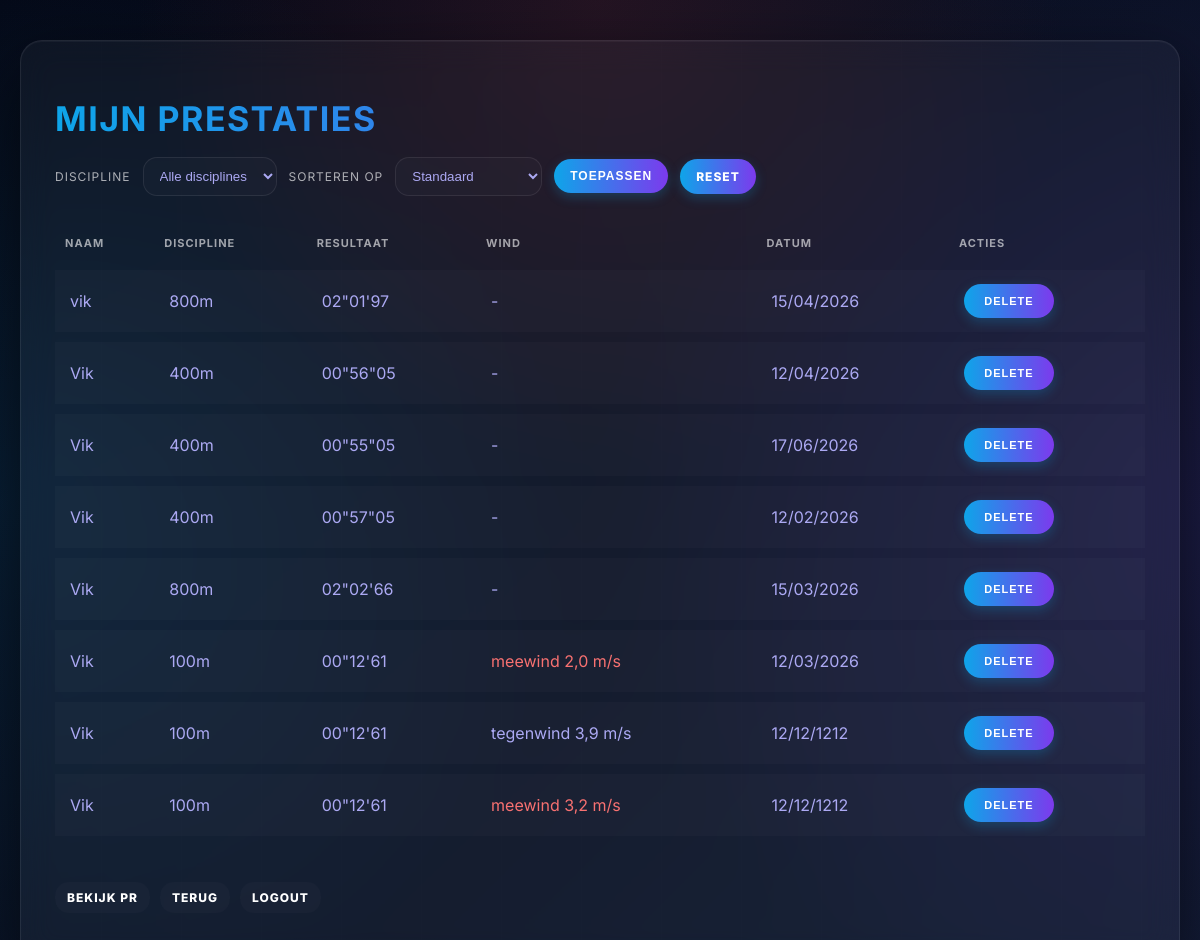
The app's page /performances (signed in), older data.
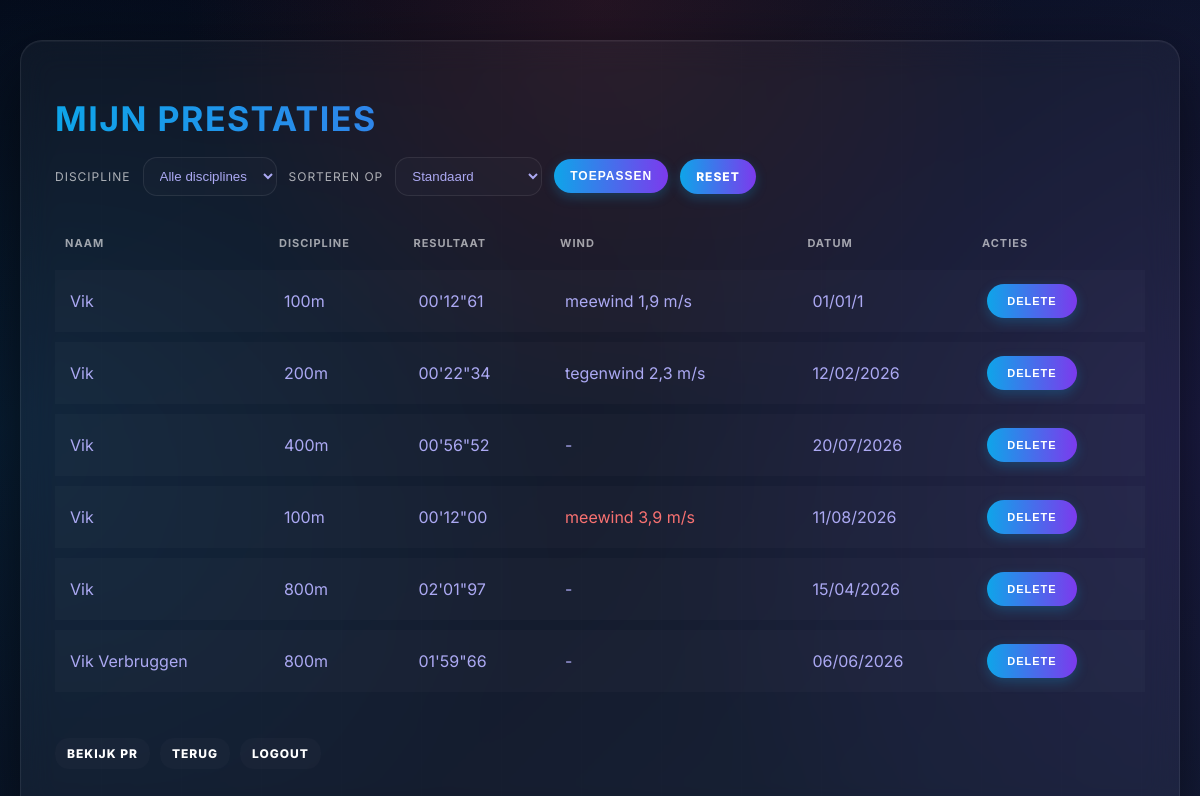
The same page, newer data.
### tables this page shows
CREATE TABLE performances (
    id INTEGER PRIMARY KEY AUTOINCREMENT,
    user_id INTEGER,
    name TEXT,
    discipline TEXT,
    result REAL,
    date TEXT
, wind_speed REAL, wind_direction TEXT);

### app.py (the view)
@app.route("/performances")
def performances():
    if session.get("admin"):
        query = "SELECT * FROM performances"
        params = []
    else:
        if "user_id" not in session:
            return redirect("/login")
        query = "SELECT * FROM performances WHERE user_id = ?"
        params = [session["user_id"]]
    discipline = request.args.get("discipline")
    sort = request.args.get("sort")
    if discipline and discipline in DISCIPLINES:
        query += " AND discipline = ?" if "WHERE" in query else " WHERE discipline = ?"
        params.append(discipline)
    if sort in ["fastest", "slowest"]:
        rows = db.execute(query, *params)
        rows = sorted(rows,
                      key=lambda r: parse_result_seconds(r.get("result")),
                      reverse=(sort == "slowest"))
    else:
        rows = db.execute(query, *params)
    rows = annotate_wind(rows)
    return render_template(
        "performances.html",
        performances=rows,
        disciplines=DISCIPLINES
    )

### app.py (called while the page is built)
@app.template_filter('format_date')
def format_date(value):
    if not value:
        return ""
    if isinstance(value, datetime):
        return value.strftime("%d/%m/%Y")
    text = str(value).strip()
    for fmt in ("%Y-%m-%d", "%d/%m/%Y", "%Y/%m/%d", "%d-%m-%Y"):
        try:
            parsed = datetime.strptime(text, fmt)
            return parsed.strftime("%d/%m/%Y")
        except ValueError:
            continue
    return text

def annotate_wind(rows):
    for row in rows:
        row["invalid_wind"] = False
        wind_speed = row.get("wind_speed")
        wind_direction = row.get("wind_direction")
        if wind_speed is None or wind_speed == "":
            continue
        try:
            wind_speed = float(
                str(wind_speed).replace(",", ".")
            )
            direction = str(
                wind_direction
            ).strip().lower()
            if direction == "meewind" and wind_speed >= 2.0:
                row["invalid_wind"] = True
        except ValueError:
            pass
    return rows

### templates/performances.html (shortened to what this page needs)
<!doctype html>
<html lang="nl">
<head>
    <link rel="stylesheet" href="{{ url_for('static', filename='style.css') }}">
</head>
<body>
<div class="container">
<h1>Mijn prestaties</h1>
<form method="get" action="/performances" class="filter-form">
    <label for="discipline">
        Discipline
    </label>
    <select id="discipline" name="discipline">
        <option value="">
            Alle disciplines
        </option>
    </select>
    <label for="sort">
        Sorteren op
    </label>
    <select id="sort" name="sort">
        <option value="" {% if not selected_sort %}selected{% endif %}>
            Standaard
        </option>
    </select>
    <button type="submit">
        Toepassen
    </button>
    <a href="/performances" class="btn-reset">
        Reset
    </a>
</form>
<table class="results">
    <thead>
        <tr>
            <th>Naam</th>
            <th>Discipline</th>
            <th>Resultaat</th>
            <th>Wind</th>
            <th>Datum</th>
            <th>Acties</th>
        </tr>
    </thead>
    <tbody>
        {% for p in performances %}
        <tr>
            <td>{{ p.name }}</td>
            <td>{{ p.discipline }}</td>
            <td>{{ p.result }}</td>
            <td>
                {% if p.wind_speed %}
                    {% if p.invalid_wind %}
                        <span style="color:#f87171">
                            {{ p.wind_direction }}
                            {{ p.wind_speed }} m/s
                        </span>
                    {% else %}
                        {{ p.wind_direction }}
                        {{ p.wind_speed }} m/s
                    {% endif %}
                {% else %}
                    -
                {% endif %}
            </td>
            <td>{{ p.date | format_date }}</td>
            <td class="action-cell">
                <form action="/delete" method="post" style="margin:0;">
                    <button type="submit" class="btn-action btn-delete">
                        Delete
                    </button>
                </form>
            </td>
        </tr>
        {% endfor %}
    </tbody>
</table>
<br>
<ul class="main-menu" style="list-style: none; padding: 0; display: flex; gap: 10px;">
    <li><a href="/pr">Bekijk PR</a></li>
    <li><a href="/">Terug</a></li>
    <li><a href="/logout">Logout</a></li>
</ul>
</div>
</body>
</html>

### static/style.css (style rules this page uses)
:root { --track-red: #ef4444; --track-orange: #f97316; --track-yellow: #facc15; --track-blue: #0ea5e9; --track-purple: #7c3aed; --good: #22c55e; --bad: #f87171; --glass: rgba(255,255,255,0.04); --glass-border: rgba(255,255,255,0.08); --text: #aca9f3; --muted: rgba(255,255,255,0.65); }
body { margin:0; font-family: Inter, system-ui, Arial; color: var(--text); background: radial-gradient(circle at top, rgba(239,68,68,0.12), transparent 40%), radial-gradient(circle at left, rgba(14,165,233,0.12), transparent 45%), radial-gradient(circle at right, rgba(124,58,237,0.12), transparent 45%), linear-gradient(135deg, #050816, #101b32); padding:40px 20px; }
.container { max-width:1200px; margin:0 auto; padding:34px; border-radius:22px; background: var(--glass); backdrop-filter: blur(16px); -webkit-backdrop-filter: blur(16px); border:1px solid var(--glass-border); box-shadow: 0 25px 70px rgba(0,0,0,0.6), inset 0 1px 0 rgba(255,255,255,0.04); position:relative; overflow:hidden; }
.container::before { content:""; position:absolute; top:0; left:0; width:100%; height:100%; background: repeating-linear-gradient( 90deg, rgba(255,255,255,0.02) 0px, rgba(255,255,255,0.02) 1px, transparent 1px, transparent 80px ); opacity:0.3; pointer-events:none; }
h1 { font-size:34px; margin-bottom:18px; letter-spacing:1.5px; text-transform:uppercase; background: linear-gradient(90deg, var(--track-blue), var(--track-purple)); -webkit-background-clip:text; -webkit-text-fill-color:transparent; }
input, select, textarea { border-radius:14px; border:1px solid var(--glass-border); background: rgba(255,255,255,0.02); color: var(--text); padding:10px 12px; outline:none; }
.btn-action { display: inline-flex !important; align-items: center !important; justify-content: center !important; width: 90px !important; height: 34px !important; padding: 0 !important; border: none !important; outline: none !important; border-radius: 999px !important; font-weight: 800 !important; text-transform: uppercase !important; letter-spacing: 1px !important; font-size: 11px !important; color: white !important; background: linear-gradient(90deg, var(--track-blue), var(--track-purple)) !important; box-shadow: 0 4px 12px rgba(14, 165, 233, 0.25) !important; transition: all 0.2s ease !important; text-decoration: none !important; white-space: nowrap !important; cursor: pointer !important; }
button, .btn-reset, a { display: inline-flex; align-items: center; justify-content: center; padding: 10px 16px; border: none; outline: none; border-radius: 999px; font-weight: 800; text-transform: uppercase; letter-spacing: 1px; font-size: 12px; color: white; background: linear-gradient(90deg, var(--track-blue), var(--track-purple)); box-shadow: 0 4px 12px rgba(14, 165, 233, 0.25); transition: all 0.2s ease; text-decoration: none; white-space: nowrap; cursor: pointer; }
.filter-form { display:flex; gap:12px; flex-wrap:wrap; align-items:center; margin-bottom:20px; }
.filter-form label { font-size:12px; color: var(--muted); text-transform:uppercase; letter-spacing:1px; }
.results { width:100%; border-collapse:separate; border-spacing:0 10px; }
.results th { text-align:left; font-size:11px; color:rgba(255,255,255,0.6); text-transform:uppercase; letter-spacing:1px; padding:10px; }
.results td { padding:14px 12px; background: rgba(255,255,255,0.02); border-left: 3px solid transparent; }
.results td.action-cell, .results td:last-child { display: flex !important; gap: 8px !important; align-items: center !important; justify-content: flex-start !important; }
.results tbody tr { transition: all 0.2s ease; }
.main-menu a { display:inline-block; padding:8px 12px; border-radius:14px; background: rgba(255,255,255,0.02); box-shadow: none !important; }

Row changes from the older to the newer data that the page shows:
removed performances: name "vik", discipline "800m", result "02\"01'97", date "15/04/2026"
removed performances: name "Vik", discipline "400m", result "00\"56\"05", date "12/04/2026"
removed performances: name "Vik", discipline "400m", result "00\"55\"05", date "17/06/2026"
removed performances: name "Vik", discipline "400m", result "00\"57\"05", date "12/02/2026"
removed performances: name "Vik", discipline "800m", result "02\"02'66", date "15/03/2026"
removed performances: name "Vik", discipline "100m", result "00\"12'61", wind_direction "meewind", wind_speed "2,0", date "12/03/2026"
removed performances: name "Vik", discipline "100m", result "00\"12'61", wind_direction "tegenwind", wind_speed "3,9", date "12/12/1212"
removed performances: name "Vik", discipline "100m", result "00\"12'61", wind_direction "meewind", wind_speed "3,2", date "12/12/1212"
added performances: name "Vik", discipline "100m", result "00'12\"61", wind_direction "meewind", wind_speed "1,9", date "01/01/1"
added performances: name "Vik", discipline "200m", result "00'22\"34", wind_direction "tegenwind", wind_speed "2,3", date "12/02/2026"
added performances: name "Vik", discipline "400m", result "00'56\"52", date "20/07/2026"
added performances: name "Vik", discipline "100m", result "00'12\"00", wind_direction "meewind", wind_speed "3,9", date "11/08/2026"
added performances: name "Vik", discipline "800m", result "02'01\"97", date "15/04/2026"
added performances: name "Vik Verbruggen", discipline "800m", result "01'59\"66", date "06/06/2026"
